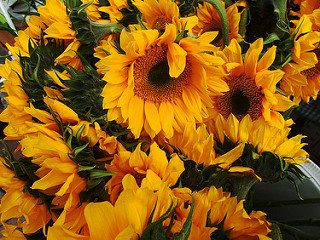
#> input picture 04 - Advanced Topics/Computer Vision/img/sunflower03.jpg, 320 x 240 px, found by its file name
$ jupyter execute 06.ipynb
#> lines starting #> are read from the running program, lines starting #| are printed output that depends on the picture
[cell 1]
from imgtools import *
from PIL import Image

[cell 2]
dir_path = r'.\img'
img_path = dir_path + '\sunflower03.jpg'

[cell 3]
img = Image.open(img_path)
#> img is the input picture: PIL image 320x240 RGB; mean R, G, B 141.1, 90.5, 12.4
img

# ẢNH MÀU RGB --> ẢNH XÁM = CONVERT()

[cell 4]
gray_img = img.convert('L')  # other modes = 'P', '1'
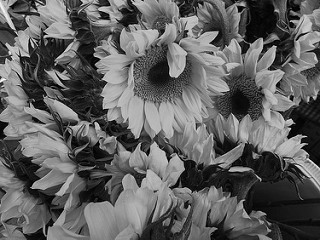
#> gray_img: PIL image 320x240 L; min 0, max 254, mean 96.7
gray_img

# CHIA RGB THÀNH 3 DẢI MÀU RIÊNG LẺ = SPLIT()

[cell 5]
# This method returns a tuple of individual image bands from an image.
red, green, blue = img.split()
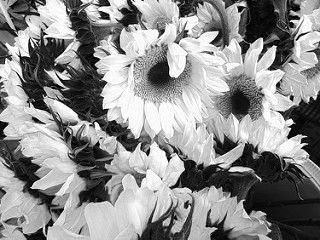
#> red: PIL image 320x240 L; min 0, max 255, mean 141.1
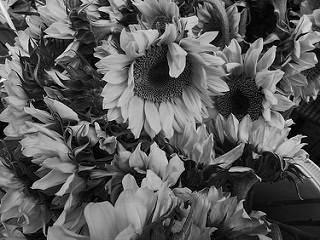
#> green: PIL image 320x240 L; min 0, max 255, mean 90.5
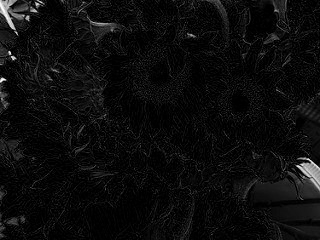
#> blue: PIL image 320x240 L; min 0, max 255, mean 12.4

$ run again, with 04 - Advanced Topics/Computer Vision/img/sunflower01.jpg copied over 04 - Advanced Topics/Computer Vision/img/sunflower03.jpg
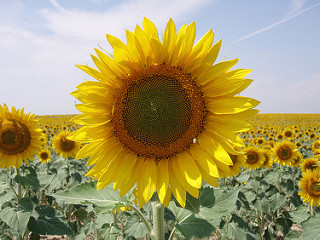
#> input picture 04 - Advanced Topics/Computer Vision/img/sunflower01.jpg, 320 x 240 px, found by its file name
#> img is the input picture: PIL image 320x240 RGB; mean R, G, B 164.9, 153.2, 101
#> `red, green, blue = img.split()`:
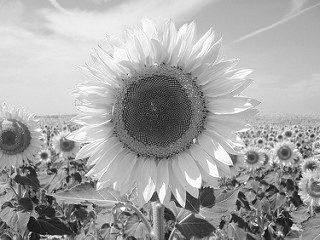
#> red: PIL image 320x240 L; min 1, max 255, mean 164.9
#> `red, green, blue = img.split()`:
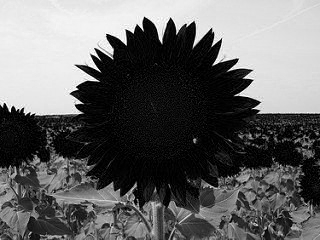
#> blue: PIL image 320x240 L; min 0, max 255, mean 101

$ run again, with 04 - Advanced Topics/Computer Vision/img/sunflower02.jpg copied over 04 - Advanced Topics/Computer Vision/img/sunflower03.jpg
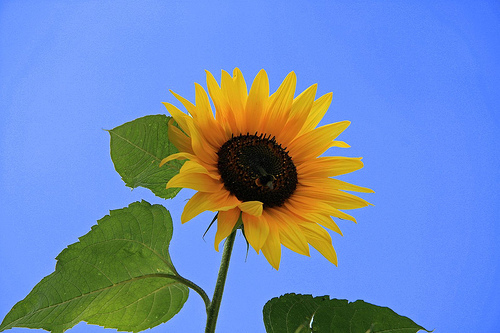
#> input picture 04 - Advanced Topics/Computer Vision/img/sunflower02.jpg, 500 x 333 px, found by its file name
#> img is the input picture: PIL image 500x333 RGB; mean R, G, B 111.5, 137.9, 183
#> `red, green, blue = img.split()`:
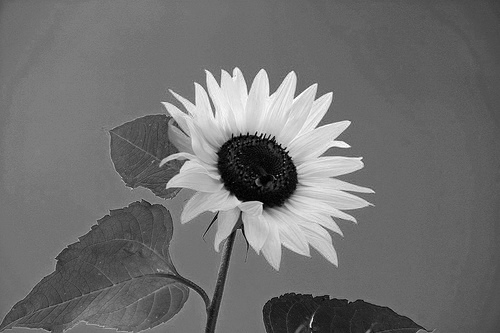
#> red: PIL image 500x333 L; min 0, max 255, mean 111.5
#> `red, green, blue = img.split()`:
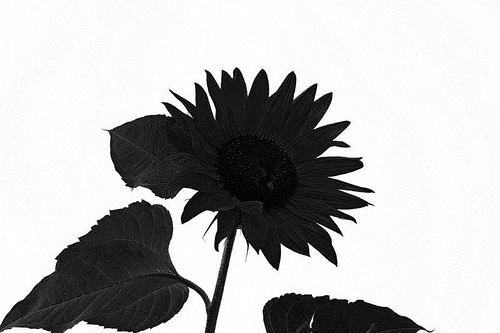
#> blue: PIL image 500x333 L; min 0, max 255, mean 183
